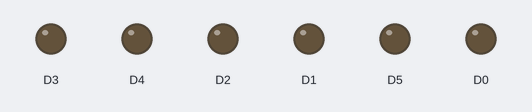
Recording of a sketch running on a simulated ESP8266 (NodeMCU). On the bench: output pins drawn as LEDs (lit = HIGH). WiFi joins after 1.5 s; servers stay silent unless stated; uploads are accepted with an empty reply; what the sketch prints to the serial monitor is not drawn.

Above: at 0.1 s.
At 1.9 s:
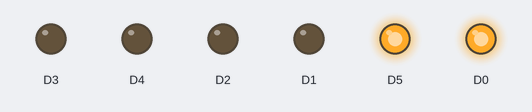
At 47.5 s:
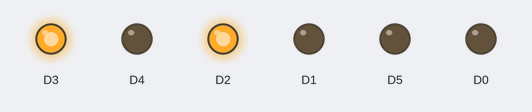
At 77.8 s:
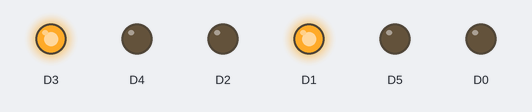
At 88.1 s:
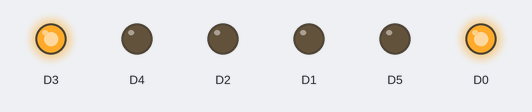
At 123.6 s:
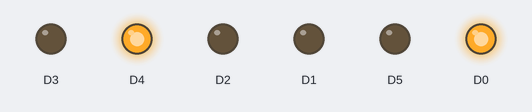
Timing chart, 0 to 125.1 s (numbered marks = the images above):
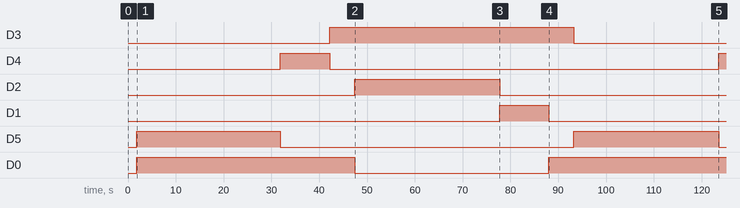

The sketch:

feu.ino
```cpp
/*
  Feux tricolore
*/

// digital output feu 1 pin D0=rouge1 D1=jaune1 D2=vert1
// digital output feu 2 pin D3=rouge2 D4=jaune2 D5=vert2
// digital input pieton pin D6=pieton1 D7=pieton2

#include "ESP8266WiFi.h"

#define ROUGE1 0x80
#define JAUNE1 0x40
#define VERT1 0x20
#define ROUGE2 0x10
#define JAUNE2 0x8
#define VERT2 0x4
#define ATT0 0
#define ATT1 1
#define ATT2 2
#define ATT3 3
#define TMP0 30
#define TMP1 10
#define TMP2 5
#define TMP3 1

// feu francais

// etat 1 rouge1 et vert2  att0 = tmp0 = 30s
// etat 2 rouge1 et jaune2 att1 = tmp1 = 10s
// etat 3 rouge1 et rouge2 att2 = tmp2 =  5s
// etat 4 vert1  et rouge2 att0 = tmp0 = 30s
// etat 5 jaune1 et rouge2 att1 = tmp1 = 10s
// etat 6 rouge1 et rouge2 att2 = tmp2 =  5s

// etat 0 valeur 3 tout les feux en cligno jaune
// etat n valeur 0 fin des etape repart en 1

char ett[] = {3, ROUGE1|VERT2|ATT0, ROUGE1|JAUNE2|ATT1, ROUGE1|ROUGE2|ATT2, VERT1|ROUGE2|ATT0, JAUNE1|ROUGE2|ATT1, ROUGE1|ROUGE2|ATT2, 0};
char dre[] = {TMP0, TMP1, TMP2, TMP3};
char ind = 1;
byte serveur[] = {192,168,1,7};
byte port = 80;

WiFiClient client;

// setup

void setup()
{
	Serial.begin(115200);

	// feu 1

	pinMode(D0, OUTPUT);
	pinMode(D1, OUTPUT);
	pinMode(D2, OUTPUT);

	// feu 2

	pinMode(D3, OUTPUT);
	pinMode(D4, OUTPUT);
	pinMode(D5, OUTPUT);

	// pieton 1 et 2

	pinMode(D6, INPUT);
	pinMode(D7, INPUT);
/*
	// Set WiFi to station mode and disconnect from an AP if it was previously connected

	WiFi.mode(WIFI_STA);
	WiFi.disconnect();
	delay(2000);
	Serial.println("scan start");

	// WiFi.scanNetworks will return the number of networks found

	int n = WiFi.scanNetworks();

	Serial.println("scan done");
	if (n == 0)
		Serial.println("no networks found");
	else
	{
		Serial.print(n);
		Serial.println(" networks found");
		for (int i=0; i<n; i++)
		{
			// Print SSID and RSSI for each network found

			Serial.print(i+1);
			Serial.print(": ");
			Serial.print(WiFi.SSID(i));
			Serial.print(" (");
			Serial.print(WiFi.RSSI(i));
			Serial.print(")");
			Serial.println((WiFi.encryptionType(i) == ENC_TYPE_NONE)?" ":"*");
			delay(10);
		}
	}
	Serial.println("");
*/

	// Connexion a mon telephone

	Serial.println();
	Serial.print("Connexion wifi ");
	//WiFi.begin("Archos***", "*****");
	WiFi.begin("SFR_***", "*****");
	while (WiFi.status() != WL_CONNECTED)
	{
		Serial.print(".");
		delay(200);
	}
	Serial.println();
	Serial.print("IP=");
	Serial.println(WiFi.localIP());

	if (!client.connect(serveur, port))
	{
		Serial.println("Erreur connexion au serveur !!!");
		while (true);
	}
}

// loop

void loop()
{
	char f1=0, f2=0;

	if (ett[ind] & ROUGE1)
	{
		digitalWrite(D0, HIGH);
		f1 |= 1;
	}
	else
		digitalWrite(D0, LOW);

	if (ett[ind] & JAUNE1)
	{
		digitalWrite(D1, HIGH);
		f1 |= 2;
	}
	else
		digitalWrite(D1, LOW);

	if (ett[ind] & VERT1)
	{
		digitalWrite(D2, HIGH);
		f1 |= 4;
	}
	else
		digitalWrite(D2, LOW);

	if (ett[ind] & ROUGE2)
	{
		digitalWrite(D3, HIGH);
		f2 |= 1;
	}
	else
		digitalWrite(D3, LOW);

	if (ett[ind] & JAUNE2)
	{
		digitalWrite(D4, HIGH);
		f2 |= 2;
	}
	else
		digitalWrite(D4, LOW);

	if (ett[ind] & VERT2)
	{
		digitalWrite(D5, HIGH);
		f2 |= 4;
	}
	else
		digitalWrite(D5, LOW);

	// Make a HTTP request:

	if (!client.connected())
		client.connect(serveur, port);

	client.println("POST /feu/ecrire.php HTTP/1.1");
	client.println("Host: 192.168.1.7:80");
	client.println("Connection: keep-alive");
	//client.println("Cache-Control: max-age=0");
	client.println("Accept: */*");	//text/html,application/xhtml+xml,application/xml;q=0.9,image/webp,*/*;q=0.8
	//client.println("Origin: http://localhost:8080");
	//client.println("User-Agent: Mozilla/5.0");
	client.println("Content-Type: text/plain;charset=UTF-8");	//application/x-www-form-urlencoded
	//client.println("Referer: http://localhost:8080/bibliotheque/faces/views/categorie/List.xhtml");
	//client.println("Accept-Encoding: gzip, deflate");
	//client.println("Accept-Language: fr,fr-FR;q=0.8,en;q=0.6");
	//client.println("Cookie: JSESSIONID=d64a9484e61761662575b5d14af1");
	client.println("Content-Length: 19");
	client.println();
	client.print("{\"feu1\":");
	client.write('0'+f1);
	client.print(",\"feu2\":");
	client.write('0'+f2);
	client.print("}");
	Serial.print("19c. --> ");
	Serial.print("{\"feu1\":");
	Serial.write('0'+f1);
	Serial.print(",\"feu2\":");
	Serial.write('0'+f2);
	Serial.println("}");

	// wait response

	delay(5);

	while (client.available())
		Serial.print(client.read());
	Serial.println();


	delay(dre[ett[ind]&3]*1000);
	ind++;
	if (ett[ind] == 0)
		ind = 1;
}
```

Measured:
- by itself, D3: LOW → HIGH at 42.2 s, → LOW 51.1 s later
- by itself, D4: LOW → HIGH at 31.9 s, → LOW 10.3 s later, → HIGH 81.4 s later
- by itself, D2: LOW → HIGH at 47.5 s, → LOW 30.3 s later
- by itself, D1: LOW → HIGH at 77.7 s, → LOW 10.3 s later
- by itself, D5: alternates HIGH for 30.2 s and LOW for 61.4 s
- by itself, D0: LOW → HIGH at 1.8 s, → LOW 45.6 s later, → HIGH 40.6 s later
